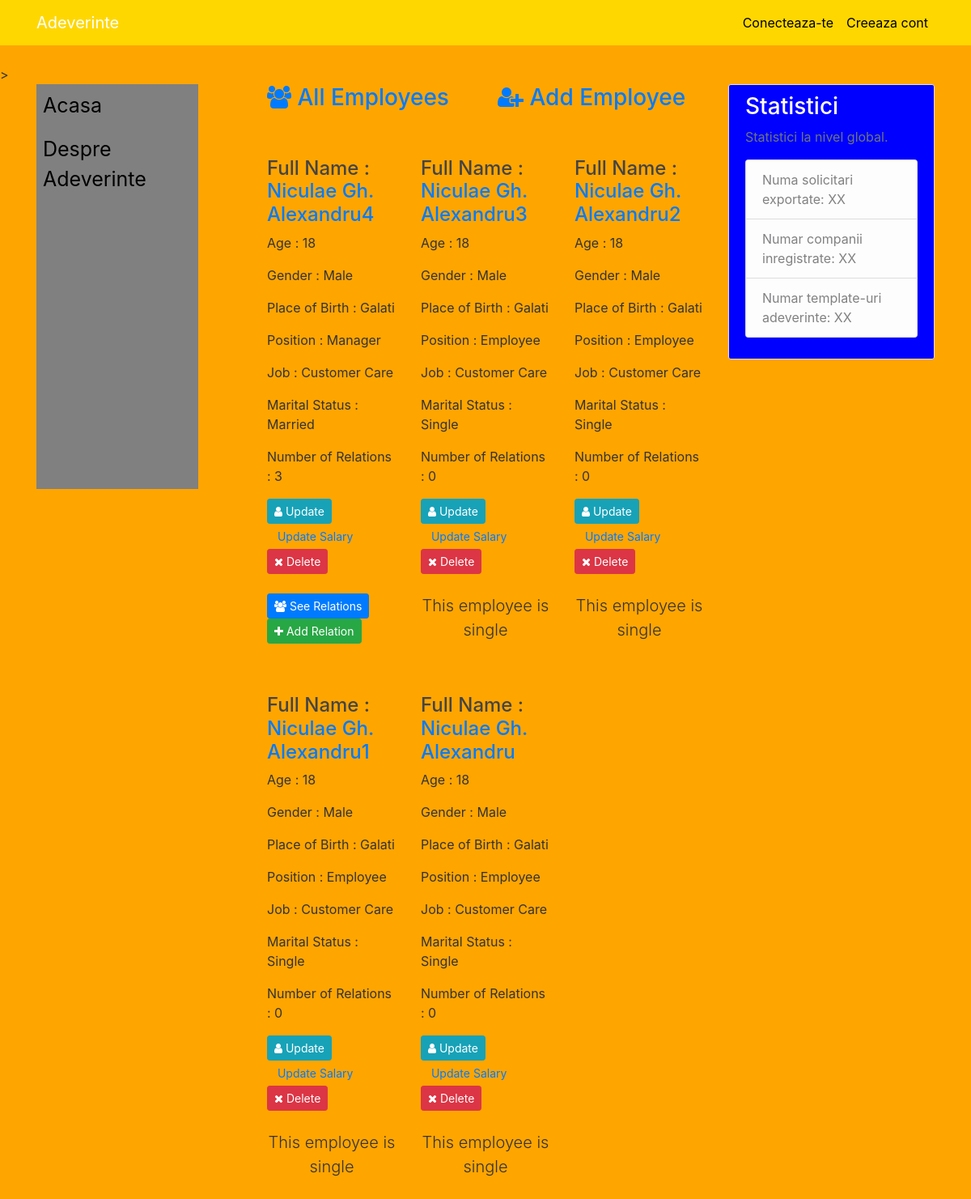
/employees/, run on the app's committed database.
### employee/models.py (models this page shows, shortened)
class Employees(models.Model):
    GENDER_CHOICES = [
        ('Male', 'Male'),
        ('Female', 'Female'),
    ]
    Position_CHOICES = [
        ('Employee', 'Employee'),
        ('Manager', 'Manager'),
        ('CEO', 'CEO'),
    ]
    MARITAL_STATUS_CHOICES = [
        ('Single', 'Single'),
        ('Married', 'Married'),
    ]
    first_name = models.CharField(max_length=255)
    middle_name = models.CharField(max_length=255)
    last_name = models.CharField(max_length=255)
    full_name = models.CharField(max_length=500)
    national_identifier = models.BigIntegerField()
    age = models.PositiveIntegerField()
    gender = models.CharField(choices=GENDER_CHOICES, max_length=25)
    date_of_birth = models.DateField()
    place_of_birth = models.CharField(max_length=255)
    position = models.CharField(choices=Position_CHOICES, max_length=25)
    job = models.CharField(max_length=255, null=True)
    country = models.CharField(max_length=255)
    nationality = models.CharField(max_length=255)
    marital_status = models.CharField(choices=MARITAL_STATUS_CHOICES, max_length=25)
    salary = models.PositiveIntegerField()
    deduction = models.PositiveIntegerField(default=0, null=True)
    earning = models.PositiveIntegerField(default=0, null=True)
    deduction_description = models.TextField(null=True)
    earning_description = models.TextField(null=True)
    activated = models.BooleanField(default=True)
    freeze = models.BooleanField(default=False)
    added = models.DateTimeField(auto_now_add=True)
    updated = models.DateTimeField(auto_now=True)

### employee/views.py (the view)
class AllEmployeesView(ListView):
    template_name = 'employees/all_employees.html'
    def get_queryset(self):
        qs = Employees.objects.filter(activated=True).order_by('-id')
        return qs
    def get_context_data(self, **kwargs):
        context = super(AllEmployeesView, self).get_context_data(**kwargs)
        context['title'] = 'All Employees'
        return context

### employee/templates/employees/all_employees.html (shortened to what this page needs)
{% extends 'main_website/base.html' %}
{% block content %}
    <div class="row">
        <div class="col-sm-6">
              <h3>
                <a href="{% url 'employees:all' %}"><i class="fa fa-users"></i> All Employees</a>
              </h3>
        </div>
        <div class="col-sm-6">
              <h3>
               <a href="{% url 'employees:add' %}"><i class="fa fa-user-plus"></i> Add Employee</a>
              </h3>
            <br>
            <br>
        </div>
        {% for emp in object_list %}
            <div class="col-sm-4">
            <div class="thumbnail">
              <div class="caption">
                  <h4>Full Name : <br><a href="{% url 'employees:detail' emp.id %}">{{ emp.full_name }}</a></h4>
                <p>Age : {{ emp.age }}</p>
                <p>Gender : {{ emp.gender }}</p>
                <p>Place of Birth : {{ emp.place_of_birth }}</p>
                <p>Position : {{ emp.position }}</p>
                <p>Job : {{ emp.job }}</p>
                <p>Marital Status : {{ emp.marital_status }}</p>
                <p>Number of Relations : {{ emp.relationship_set.all.count }}</p>
              {% if emp.freeze == True %}
                  <p class="lead text-center" style="color: #f00; margin-top: 18px;">This employee is frozen</p>
              {% else %}
                <a href="{% url 'employees:update' emp.id %}" class="btn btn-info btn-raised btn-sm">
                    <i class="fa fa-user"></i> Update
                </a>
                <a href="{% url 'employees:update-salary' emp.id %}" class="btn btn-default btn-raised btn-sm">
                      Update Salary
                </a>
                <button class="btn btn-danger btn-raised btn-sm" href="" data-toggle="modal" data-target="#delete_employee{{ emp.id }}">
                    <i class="fa fa-times"></i> Delete
                </button>
                  {% if emp.marital_status == 'Married' %}
                    <br>
                    <br>
                    <a href="{% url 'employees:all-relations' emp.id %}" class="btn btn-primary btn-raised btn-sm">
                        <i class="fa fa-users"></i> See Relations
                    </a>
                    <a href="{% url 'employees:add-relation' emp.id %}" class="btn btn-success btn-raised btn-sm">
                        <i class="fa fa-plus"></i> Add Relation
                    </a>
                  {% else %}
                      <br>
                      <br>
                      <p class="lead text-center">This employee is single</p>
                  {% endif %}
              {% endif %}
                  <br>
                  <br>
              </div>
            </div>
            </div>
        {% empty %}
            <p class="lead text-center">No employees yet</p>
        {% endfor %}
    </div>
    <br>
    <br>
    <br>
    <br>
    <br>
    <br>
{% endblock %}

### main_website/templates/main_website/base.html (shortened to what this page needs)
{% load static %}
<!DOCTYPE html>
<html>
<head>
    <link rel="stylesheet" href="https://maxcdn.bootstrapcdn.com/bootstrap/4.0.0/css/bootstrap.min.css">
    <link rel="stylesheet" type="text/css" href="{% static 'main_website/main.css' %}">
    <link rel="stylesheet" href="https://cdnjs.cloudflare.com/ajax/libs/font-awesome/4.7.0/css/font-awesome.min.css">
</head>
<body>
    <header class="site-header">
      <nav class="navbar navbar-expand-md navbar-dark bg-orange fixed-top">
        <div class="container">
          <a class="navbar-brand mr-4" href="{% url 'home' %}">Adeverinte</a>
          <div class="collapse navbar-collapse" id="navbarToggle">
            <div class="navbar-nav">
              {% if user.is_authenticated %}
                  <a class="nav-item nav-link" href="{% url 'profile' %}">Profilul meu</a>
                  <a class="nav-item nav-link" href="{% url 'logout' %}">Deconectare</a>
              {% else %}
                  <a class="nav-item nav-link" href="{% url 'login' %}">Conecteaza-te</a>
                  <a class="nav-item nav-link" href="{% url 'register' %}">Creeaza cont</a>
              {% endif %}
            </div>
          </div>
        </div>
      </nav>
    </header>
    <main role="main" class="container">
      <div class="row">
          <div class="col-md-3">
              <div class="sidenav">
                {% if user.is_authenticated %}
                  <a class="nav-item nav-link" href="{% url 'adeverinte-home' %}">Acasa</a>
                {% else %}
                  <a class="nav-item nav-link" href="{% url 'home' %}">Acasa</a>
                {% endif %}
                  <a class="nav-item nav-link" href="{% url 'about' %}">Despre Adeverinte</a>
              </div>
          </div>
        <div class="col-md-6">
          {% block content %}<h1>Continutul lipseste!</h1>{% endblock %}
        </div>
        <div class="col-md-3">
          <div class="content-section sidebar">
            <h3>Statistici</h3>
            {% block statistici %}
              <p class='text-muted'>Statistici la nivel global.
                <ul class="list-group">
                  <li class="list-group-item list-group-item-light">Numa solicitari exportate: XX</li>
                  <li class="list-group-item list-group-item-light">Numar companii inregistrate: XX</li>
                  <li class="list-group-item list-group-item-light">Numar template-uri adeverinte: XX</li>
                </ul>
              </p>
            {% endblock %}
          </div>
        </div>
      </div>
    </main>
</body>
</html>

### main_website/static/main_website/main.css (style rules this page uses)
body { background: #ffa500; color: #333333; margin-top: 5rem; }
h1, h2, h3, h4, h5, h6 { color: #444444; }
ul { margin: 0; }
.bg-orange { background-color: #ffd700; }
.site-header .navbar-nav .nav-link { color: #000000; }
.content-section { background: #ffffff; padding: 10px 20px; border: 1px solid #dddddd; border-radius: 3px; margin-bottom: 20px; }
.sidebar { background: #0000ff; }
.sidebar h3, .sidebar p { color: #ffffff; }
.sidenav { height: 500px; width: 200px; background-color: #808080; overflow-x: hidden; }
.sidenav a { padding: 8px 8px 8px 8px; font-size: 25px; color: #000000; }

### data on the page
Employees: full_name "Niculae Gh. Alexandru4", age "18", gender "Male", place_of_birth "Galati", position "Manager", job "Customer Care", marital_status "Married", relationship_set.all.count "3", shows "See Relations"
Employees: full_name "Niculae Gh. Alexandru3", age "18", gender "Male", place_of_birth "Galati", position "Employee", job "Customer Care", marital_status "Single", relationship_set.all.count "0", shows "This employee is single"
Employees: full_name "Niculae Gh. Alexandru2", age "18", gender "Male", place_of_birth "Galati", position "Employee", job "Customer Care", marital_status "Single", relationship_set.all.count "0", shows "This employee is single"
Employees: full_name "Niculae Gh. Alexandru1", age "18", gender "Male", place_of_birth "Galati", position "Employee", job "Customer Care", marital_status "Single", relationship_set.all.count "0", shows "This employee is single"
Employees: full_name "Niculae Gh. Alexandru", age "18", gender "Male", place_of_birth "Galati", position "Employee", job "Customer Care", marital_status "Single", relationship_set.all.count "0", shows "This employee is single"
